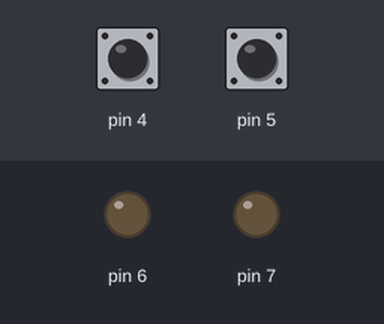
This sketch was run on a simulated Arduino Uno, built with avr-gcc and run on an emulated ATmega328P. On the bench: output pins drawn as LEDs (lit = HIGH). Dashed ring = blinking. Inputs (shaded band) come from the test bench; at power-on: pin 4 HIGH, pin 5 HIGH.

Above: at 1.2 s.
1.3 s: pin 4 pulled LOW for 1 s
At 2.6 s:
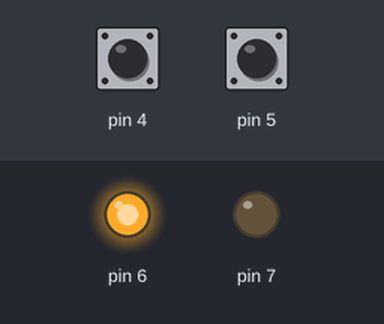
3.8 s: pin 5 pulled LOW for 0.15 s
At 3.87 s:
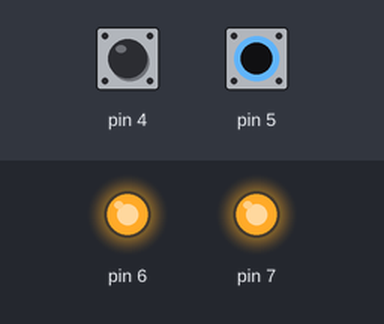
5.4 s: pin 5 pulled LOW for 3.2 s
At 9.8 s:
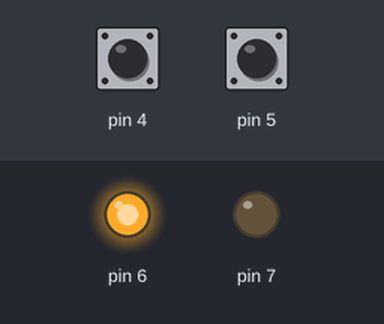
10.1 s: pin 4 pulled LOW for 0.15 s
At 11.1 s:
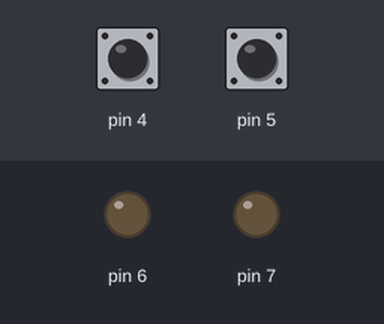
11.7 s: pin 4 driven LOW and pin 5 driven LOW
At 12.0 s:
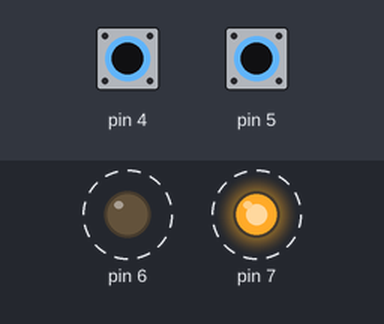
Timing chart, 0 to 15.7 s (numbered marks = the images above; inputs shaded):
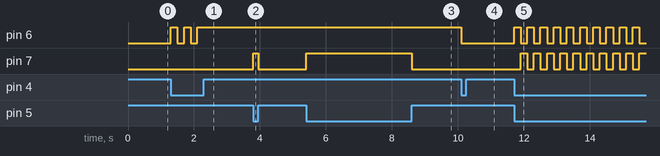

The sketch:

Interlock7.ino
```cpp
// Interlock on PORTD

#define S1 4
#define S2 5
#define L1 6
#define L2 7

#define SW_PRESSED(s) (!(PIND & (1<<s)))
#define TOGGLE(b)     (PORTD ^= (1<<b))
#define SET(b)        (PORTD |= (1<<b))
#define RESET(b)      (PORTD &= ~(1<<b))
#define IS_SET(b)     (PIND & (1<< b))


void setup() {
  DDRD  |= B11000000; // set pins 6 and 7 to be output, all other input
  PORTD |= B00110000; // Write a 1 to pins 4 and 5 to activate the pullups
}

void loop() {
  SW_PRESSED(S1) ? TOGGLE(L1), delay(200), 0
                 : 0 ; // The 0s are inserted so that the types of seconds and third operands are the same
  IS_SET(L1) ? SW_PRESSED(S2) ? SET(L2)
                              : RESET(L2)
              : RESET(L2);
}
```

Measured:
- after the input at 1.3 s, pin 6: alternates HIGH for 0.20 s and LOW for 0.20 s, 5 changes in all, then stays HIGH, starting at once
- after the input at 3.8 s, pin 7: LOW → HIGH at once, → LOW 0.15 s later
- after the input at 5.4 s, pin 7: LOW → HIGH at once, → LOW 3.2 s later
- after the input at 10.1 s, pin 6: HIGH → LOW at once
- after the input at 11.7 s, pin 6: alternates HIGH for 0.20 s and LOW for 0.20 s, starting at once; pin 7: alternates HIGH for 0.20 s and LOW for 0.20 s, starting after 0.20 s
